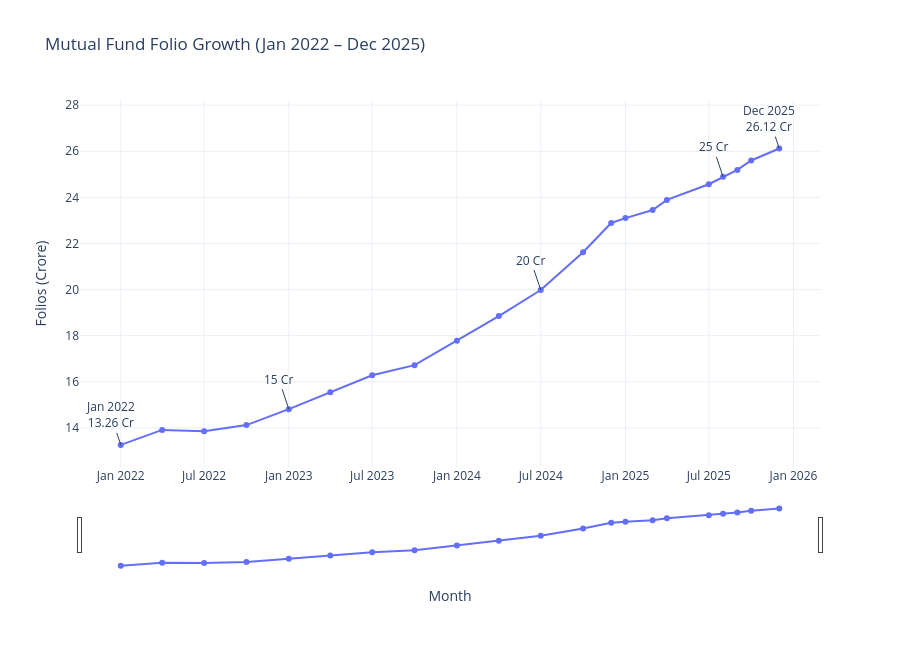

Notebook source saved alongside this figure:
### Markdown cell above
### Folio count growth

### Code cell
import pandas as pd
import plotly.graph_objects as go

# Loading the cleaned data
folio = pd.read_csv("D:/bluestock_mf_capstone/data/processed/folio_growth_cleaned.csv")

folio["month"] = pd.to_datetime(folio["month"])

fig = go.Figure()

fig.add_trace(
    go.Scatter(
        x=folio["month"],
        y=folio["total_folios_crore"],
        mode="lines+markers",
        name="Folio Count"
    )
)

# Key milestones
milestones = [15, 20, 25]

for milestone in milestones:
    closest = folio.iloc[
        (folio["total_folios_crore"] - milestone).abs().argsort()[:1]
    ]

    fig.add_annotation(
        x=closest["month"].iloc[0],
        y=closest["total_folios_crore"].iloc[0],
        text=f"{milestone} Cr",
        showarrow=True
    )

# Starting point
fig.add_annotation(
    x=folio["month"].min(),
    y=13.26,
    text="Jan 2022<br>13.26 Cr",
    showarrow=True
)

# End point
fig.add_annotation(
    x=folio["month"].max(),
    y=26.12,
    text="Dec 2025<br>26.12 Cr",
    showarrow=True
)

fig.update_layout(
    title="Mutual Fund Folio Growth (Jan 2022 – Dec 2025)",
    xaxis_title="Month",
    yaxis_title="Folios (Crore)",
    hovermode="x unified",
    template="plotly_white",
    height=650
)

fig.update_xaxes(rangeslider_visible=True)

fig.show()

### Figure 1 — Plotly figure (JSON) as saved in the notebook; plotly's stock layout.template omitted (floating-point values rounded to 4 significant figures)
{"data": [{"mode": "lines+markers", "name": "Folio Count", "type": "scatter", "x": ["2022-01-01T00:00:00.000000", "2022-04-01T00:00:00.000000", "2022-07-01T00:00:00.000000", "2022-10-01T00:00:00.000000", "2023-01-01T00:00:00.000000", "2023-04-01T00:00:00.000000", "2023-07-01T00:00:00.000000", "2023-10-01T00:00:00.000000", "2024-01-01T00:00:00.000000", "2024-04-01T00:00:00.000000", "2024-07-01T00:00:00.000000", "2024-10-01T00:00:00.000000", "2024-12-01T00:00:00.000000", "2025-01-01T00:00:00.000000", "2025-03-01T00:00:00.000000", "2025-04-01T00:00:00.000000", "2025-07-01T00:00:00.000000", "2025-08-01T00:00:00.000000", "2025-09-01T00:00:00.000000", "2025-10-01T00:00:00.000000", "2025-12-01T00:00:00.000000"], "y": [13.26, 13.91, 13.85, 14.12, 14.81, 15.54, 16.28, 16.72, 17.78, 18.85, 19.98, 21.62, 22.89, 23.1, 23.45, 23.89, 24.57, 24.89, 25.19, 25.6, 26.12]}], "layout": {"annotations": [{"showarrow": true, "text": "15 Cr", "x": "2023-01-01T00:00:00", "y": 14.81}, {"showarrow": true, "text": "20 Cr", "x": "2024-07-01T00:00:00", "y": 19.98}, {"showarrow": true, "text": "25 Cr", "x": "2025-08-01T00:00:00", "y": 24.89}, {"showarrow": true, "text": "Jan 2022<br>13.26 Cr", "x": "2022-01-01T00:00:00", "y": 13.26}, {"showarrow": true, "text": "Dec 2025<br>26.12 Cr", "x": "2025-12-01T00:00:00", "y": 26.12}], "height": 650, "hovermode": "x unified", "title": {"text": "Mutual Fund Folio Growth (Jan 2022 – Dec 2025)"}, "xaxis": {"rangeslider": {"visible": true}, "title": {"text": "Month"}}, "yaxis": {"title": {"text": "Folios (Crore)"}}}}
